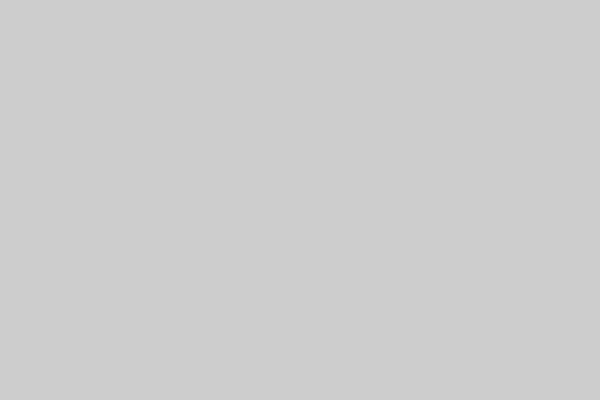
Frame 1 (no input)
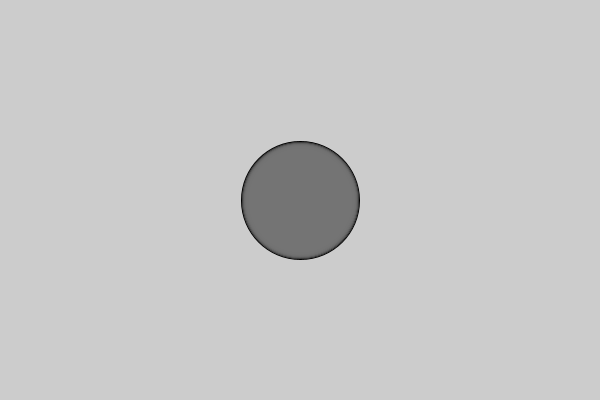
Frame 60 (the mouse pressed at the canvas centre just before this capture)
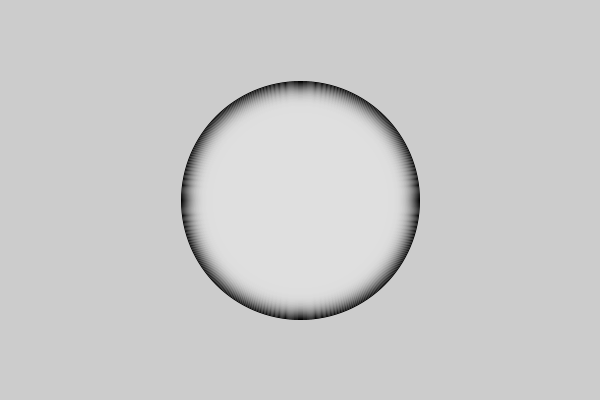
Frame 120 (the mouse held since frame 60 and released just before this capture)

The Processing sketch that drew these frames (run headless with seeded random() and noise(); from frame 60 on, the mouse is pressed at the canvas centre):

// Processing sketch: Cirkel_groei
// ── Cirkel_groei.pde
float tellertje =0;
float snelheid = 2;
void setup(){
   size(600,400);
}

void draw(){
  ellipse(300,200,tellertje,tellertje);
  
  tellertje = tellertje + snelheid ;
  
fill(tellertje,255 - tellertje);

}
